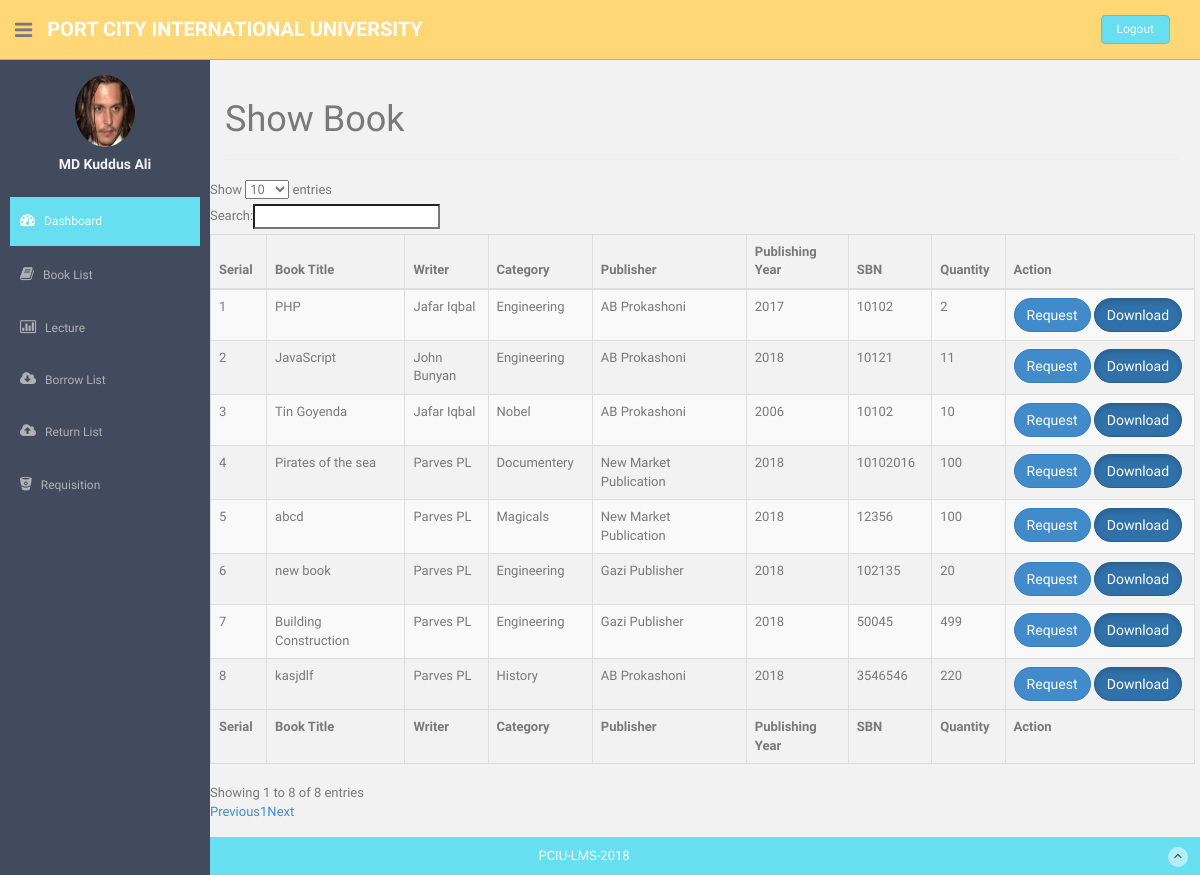
Screenshot of /view/Teacher/Book/showBook.php (signed in) with the database file from the repository.
### tables this page shows
CREATE TABLE `teachers_info` (
  `id` int(11) NOT NULL,
  `u_id` varchar(200) NOT NULL,
  `full_name` varchar(200) NOT NULL,
  `mobile_no` varchar(200) NOT NULL,
  `email` varchar(200) NOT NULL,
  `password` varchar(200) NOT NULL,
  `dept` varchar(200) NOT NULL,
  `joining_date` date NOT NULL,
  `photo` varchar(200) NOT NULL,
  `status` varchar(10) NOT NULL
);

CREATE TABLE `book` (
  `id` int(11) NOT NULL,
  `book_name` varchar(200) NOT NULL,
  `sbn` varchar(200) NOT NULL,
  `book_cat` int(11) NOT NULL,
  `publisher_id` int(11) NOT NULL,
  `writer_id` int(11) NOT NULL,
  `quantity` int(11) NOT NULL,
  `publishing_year` varchar(20) NOT NULL,
  `description` text NOT NULL,
  `pdf_link` varchar(200) NOT NULL
);

CREATE TABLE `writer` (
  `id` int(11) NOT NULL,
  `writer_name` varchar(100) NOT NULL
);

CREATE TABLE `books_category` (
  `cat_id` int(11) NOT NULL,
  `cat_name` varchar(20) NOT NULL
);

CREATE TABLE `publisher` (
  `id` int(11) NOT NULL,
  `publisher_name` varchar(100) NOT NULL
);

### Model/Teacher.php (called while the page is built, shortened)
<?php
class Teacher{
    public function teacherSidebar($email){
        $obj = new DataBase();
        $DBH =$obj->DBconnection();
        $sql="SELECT * FROM `teachers_info` WHERE `email`='$email'";
        $prepared=$DBH->query($sql);
        $prepared->setFetchMode(PDO::FETCH_OBJ);
        $result=$prepared->fetch();
        return $result;
    }
}

### Model/Books.php (called while the page is built, shortened)
<?php
class Books{
    public function showAllBooks(){
        $obj = new DataBase();
        $DBH=$obj->DBconnection();
        $sql = "SELECT book.id, book.book_name,book.sbn, book.quantity,book.publishing_year,book.description,book.pdf_link, books_category.cat_name,publisher.publisher_name,writer.writer_name FROM book,books_category,publisher,writer WHERE book.`book_cat`= books_category.cat_id AND book.`publisher_id`= publisher.id AND book.`writer_id`= writer.id ";
        $conn = $DBH->prepare($sql);
        $conn->execute();
        $allBooks= $conn->fetchAll(PDO::FETCH_OBJ);
        return $allBooks;
    }
}

### view/Teacher/Book/showBook.php (the view, shortened to what this page needs)
<?php
include_once "../../../Model/Books.php";
include_once "../../../Model/Teacher.php";
$obj = new Books();
$allBooks = $obj->showAllBooks();
?>
<!DOCTYPE html>
<html lang="en">
<?php include_once "../template_lay/head.php" ?>
<body>
<section id="container" style="min-height: 94vh">
    <?php include_once "../template_lay/header.php" ?>
    <?php include_once "../template_lay/aside.php" ?>
    <section id="main-content">
        <section class="wrapper">
            <div class="page-header">
                <h1>
                    Show Book
                </h1>
            </div>
            <div class="row">
                <table id="example" class="table table-striped table-bordered" width="100%" cellspacing="0">
                    <thead>
                    <tr>
                        <th>Serial</th>
                        <th>Book Title</th>
                        <th>Writer</th>
                        <th>Category</th>
                        <th>Publisher</th>
                        <th>Publishing Year</th>
                        <th>SBN</th>
                        <th>Quantity</th>
                        <th>Action</th>
                    </tr>
                    </thead>
                    <tfoot>
                    <tr>
                        <th>Serial</th>
                        <th>Book Title</th>
                        <th>Writer</th>
                        <th>Category</th>
                        <th>Publisher</th>
                        <th>Publishing Year</th>
                        <th>SBN</th>
                        <th>Quantity</th>
                        <th>Action</th>
                    </tr>
                    </tfoot>
                    <tbody>
                    <?php $i=0; foreach ($allBooks as $singleBook){ $i++?>
                    <tr>
                        <td><?php echo $i?></td>
                        <td><?php echo $singleBook->book_name?></td>
                        <td><?php echo $singleBook->writer_name?></td>
                        <td><?php echo $singleBook->cat_name?></td>
                        <td><?php echo $singleBook->publisher_name?></td>
                        <td><?php echo $singleBook->publishing_year?></td>
                        <td><?php echo $singleBook->sbn?></td>
                        <td><?php echo $singleBook->quantity?></td>
                        <td>
                            <?php if ($singleBook->quantity < "1"){?>
                                <a class="btn btn-primary" style="border-radius: 20px" href="" disabled>Request</a>
                            <?php } else{?>
                                <a class="btn btn-primary" style="border-radius: 20px" href="../../../controller/borrowbookCtrl.php?book_id=<?php echo $singleBook->id?>">Request</a>
                            <?php }?>
                            <a class="btn btn-primary active" style="border-radius: 20px" href="<?php echo $singleBook->pdf_link?>">Download</a>
                        </td>
                    </tr>
                    <?php }?>
                    </tbody>
                </table>
            </div><! --/row -->
        </section>
    </section>
</section>
<?php include_once "../template_lay/footer.php" ?>
</body>
</html>

### view/Teacher/template_lay/head.php (shortened to what this page needs)
<head>
    <link href="<?php echo url?>assets/css/bootstrap.css" rel="stylesheet">
    <link href="https://cdn.datatables.net/1.10.16/css/dataTables.bootstrap.min.css" rel="stylesheet">
    <link href="<?php echo url?>assets/font-awesome/css/font-awesome.css" rel="stylesheet" />
    <link rel="stylesheet" type="text/css" href="<?php echo url?>assets/css/zabuto_calendar.css">
    <link rel="stylesheet" type="text/css" href="<?php echo url?>assets/js/gritter/css/jquery.gritter.css" />
    <link rel="stylesheet" type="text/css" href="<?php echo url?>assets/lineicons/style.css">
    <link href="<?php echo url?>assets/css/style.css" rel="stylesheet">
    <link href="<?php echo url?>assets/css/style-responsive.css" rel="stylesheet">
</head>

### view/Teacher/template_lay/header.php (shortened to what this page needs)
<header class="header black-bg">
    <div class="sidebar-toggle-box">
        <div class="fa fa-bars tooltips" data-placement="right" data-original-title="Toggle Navigation"></div>
    </div>
    <a href="<?php echo tempUrlTec?>index.php" class="logo"><b>Port City International University</b></a>
    <div class="top-menu">
        <ul class="nav pull-right top-menu">
            <li><a class="logout" href="<?php echo controller?>logoutctrl.php">Logout</a></li>
        </ul>
    </div>
</header>

### view/Teacher/template_lay/aside.php (shortened to what this page needs)
<?php
$obj = new Teacher();
$teacher=$obj->teacherSidebar($_SESSION['email']);
?>
<aside>
    <div id="sidebar"  class="nav-collapse ">
        <ul class="sidebar-menu" id="nav-accordion">
            <p class="centered"><a href="profile.html"><img src="<?php echo photo?><?php echo $teacher->photo?>" class="img-circle" width="60"></a></p>
            <h5 class="centered"><?php echo $teacher->full_name?></h5>
            <li class="mt">
                <a class="active" href="<?php echo tempUrlTec?>index.php">
                    <i class="fa fa-dashboard"></i>
                    <span>Dashboard</span>
                </a>
            </li>
            <li class="">
                <a href="<?php echo tempUrlTec?>Book/showBook.php" >
                    <i class="fa fa-book"></i>
                    <span>Book List</span>
                </a>
            </li>
            <li class="sub-menu">
                <a href="javascript:;" >
                    <i class="fa fa-bar-chart-o"></i>
                    <span>Lecture</span>
                </a>
            </li>
            <li class="sub-menu">
                <a href="javascript:;" >
                    <i class="fa fa-cloud-download"></i>
                    <span>Borrow List</span>
                </a>
            </li>
            <li class="">
                <a href="<?php echo tempUrlTec?>Return_list/return_list.php" >
                    <i class=" fa fa-cloud-upload"></i>
                    <span>Return List</span>
                </a>
            </li>
            <li class="sub-menu">
                <a href="javascript:;" >
                    <i class="fa fa-bitbucket"></i>
                    <span>Requisition</span>
                </a>
            </li>
        </ul>
    </div>
</aside>

### view/Teacher/template_lay/footer.php
<footer class="site-footer">
    <div class="text-center">
        PCIU-LMS-2018
        <a href="index.html#" class="go-top">
            <i class="fa fa-angle-up"></i>
        </a>
    </div>
</footer>

### Theme/assets/css/style.css (style rules this page uses)
body { color: #797979; background: #f2f2f2; font-family: 'Ruda', sans-serif; padding: 0px !important; margin: 0px !important; font-size:13px; }
ul li { list-style: none; }
a, a:hover, a:focus { text-decoration: none; outline: none; }
#container { width: 100%; height: 100%; }
.centered { text-align: center; }
.mt { margin-top: 25px; }
ul.top-menu > li > .logout { color: #f2f2f2; font-size: 12px; border-radius: 4px; -webkit-border-radius: 4px; border: 1px solid #64c3c2 !important; padding: 5px 15px; margin-right: 15px; background: #68dff0; margin-top: 15px; }
#sidebar { width: 210px; height: 100%; position: fixed; background: #424a5d; }
#sidebar h5 { color: #f2f2f2; font-weight: 700; }
#sidebar ul li { position: relative; }
ul.sidebar-menu , ul.sidebar-menu li ul.sub { margin: -2px 0 0; padding: 0; }
ul.sidebar-menu { margin-top: 75px; }
ul.sidebar-menu li { margin-bottom: 5px; margin-left:10px; margin-right:10px; }
ul.sidebar-menu li.sub-menu { line-height: 15px; }
ul.sidebar-menu li a span { display: inline-block; }
ul.sidebar-menu li a { color: #aeb2b7; text-decoration: none; display: block; padding: 15px 0 15px 10px; font-size: 12px; outline: none; -webkit-transition: all 0.3s ease; -moz-transition: all 0.3s ease; -o-transition: all 0.3s ease; -ms-transition: all 0.3s ease; transition: all 0.3s ease; }
ul.sidebar-menu li a.active, ul.sidebar-menu li a:hover, ul.sidebar-menu li a:focus { background: #68dff0; color: #fff; display: block; -webkit-transition: all 0.3s ease; -moz-transition: all 0.3s ease; -o-transition: all 0.3s ease; -ms-transition: all 0.3s ease; transition: all 0.3s ease; }
ul.sidebar-menu li a i { font-size: 15px; padding-right: 6px; }
ul.sidebar-menu li a.active i { color: #fff; }
#main-content { margin-left: 210px; }
.header, .footer { min-height: 60px; padding: 0 15px; }
.header { position: fixed; left: 0; right: 0; z-index: 1002; }
.black-bg { background: #ffd777; border-bottom: 1px solid #c9aa5f; }
.wrapper { display: inline-block; margin-top: 60px; padding: 0 20px 15px 15px; width: 100%; }
a.logo { font-size: 20px; color: #ffffff; float: left; margin-top: 15px; text-transform: uppercase; }
a.logo b { font-weight: 900; }
#top_menu .nav > li, ul.top-menu > li { float: left; }
ul.top-menu > li > a { color: #666666; font-size: 16px; border-radius: 4px; -webkit-border-radius: 4px; border:1px solid #666666 !important; padding: 2px 6px; margin-right: 15px; }
.sidebar-toggle-box { float: left; padding-right: 15px; margin-top: 20px; }
.sidebar-toggle-box .fa-bars { cursor: pointer; display: inline-block; font-size: 20px; }
.site-footer { background: #68dff0; color: #fff; padding: 10px 0; }
.go-top { margin-right: 1%; float: right; background: rgba(255,255,255,.5); width: 20px; height: 20px; border-radius: 50%; -webkit-border-radius: 50%; }
.go-top i { color: #2A3542; }

### rows the page displays
teachers_info: photo (picture), full_name "MD Kuddus Ali"
book: book_name "PHP", writer.writer_name "Jafar Iqbal", books_category.cat_name "Engineering", publisher.publisher_name "AB Prokashoni", publishing_year "2017", sbn "10102", quantity "2"
book: book_name "JavaScript", writer.writer_name "John Bunyan", books_category.cat_name "Engineering", publisher.publisher_name "AB Prokashoni", publishing_year "2018", sbn "10121", quantity "11"
book: book_name "Tin Goyenda", writer.writer_name "Jafar Iqbal", books_category.cat_name "Nobel", publisher.publisher_name "AB Prokashoni", publishing_year "2006", sbn "10102", quantity "10"
book: book_name "Pirates of the sea", writer.writer_name "Parves PL", books_category.cat_name "Documentery", publisher.publisher_name "New Market Publication", publishing_year "2018", sbn "10102016", quantity "100"
book: book_name "abcd", writer.writer_name "Parves PL", books_category.cat_name "Magicals", publisher.publisher_name "New Market Publication", publishing_year "2018", sbn "12356", quantity "100"
book: book_name "new book", writer.writer_name "Parves PL", books_category.cat_name "Engineering", publisher.publisher_name "Gazi Publisher", publishing_year "2018", sbn "102135", quantity "20"
book: book_name "Building Construction", writer.writer_name "Parves PL", books_category.cat_name "Engineering", publisher.publisher_name "Gazi Publisher", publishing_year "2018", sbn "50045", quantity "499"
book: book_name "kasjdlf", writer.writer_name "Parves PL", books_category.cat_name "History", publisher.publisher_name "AB Prokashoni", publishing_year "2018", sbn "3546546", quantity "220"
